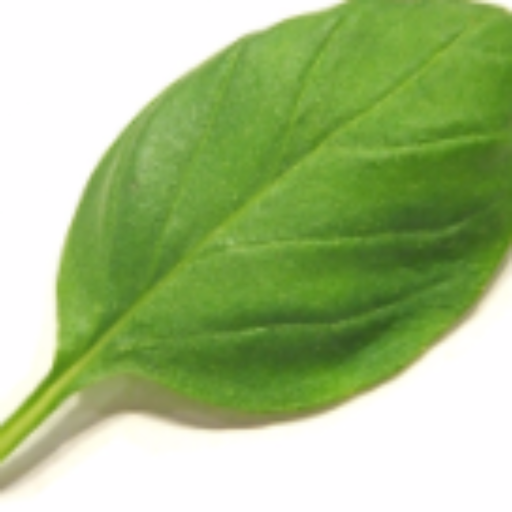
#> input picture androidApp/src/main/1024.png, 1024 x 1024 px (shown at 1/2 size)
$ python extract_colors.py --drawable-dir ../androidApp/src/main --output out.png
#> lines starting #> are read from the running program, lines starting #| are printed output that depends on the picture
#!/usr/bin/env python3
"""
extract_colors.py — Pre-compute Palette-like colors for all plant drawables.

Processes base images (no _N suffix) from drawable-nodpi and writes
extracted_colors.json to the assets directory. The app loads this file
at startup so no Palette extraction is needed at runtime for known plants.

Usage:
    python scripts/extract_colors.py \
        --drawable-dir androidApp/src/main/res/drawable-nodpi \
        --output androidApp/src/main/assets/extracted_colors.json

Requirements:
    pip install Pillow
"""

import argparse
import colorsys
import json
import re
import sys
from pathlib import Path

# ---------------------------------------------------------------------------
# Image extensions we handle
# ---------------------------------------------------------------------------
IMAGE_EXTS = {".webp", ".jpg", ".jpeg", ".png"}

# Base-image pattern: filename that does NOT end with _<digits> before extension
# e.g.  acaipalm.webp   → base image  ✓
#       acaipalm_2.webp → gallery     ✗
_NUMBERED_RE = re.compile(r"_\d+$")


def is_base_image(stem: str) -> bool:
    return not _NUMBERED_RE.search(stem)


# ---------------------------------------------------------------------------
# Color math
# ---------------------------------------------------------------------------

def rgb_to_hsl(r: int, g: int, b: int) -> tuple[float, float, float]:
    """Return (H 0-1, S 0-1, L 0-1)."""
    h, l, s = colorsys.rgb_to_hls(r / 255.0, g / 255.0, b / 255.0)
    return h, s, l


def to_argb_int(r: int, g: int, b: int, a: int = 255) -> int:
    """Signed 32-bit ARGB integer matching Java's Color.argb()."""
    unsigned = (a << 24) | (r << 16) | (g << 8) | b
    if unsigned >= (1 << 31):
        unsigned -= (1 << 32)
    return unsigned


# ---------------------------------------------------------------------------
# Palette-like swatch extraction
#
# Android Palette (androidx.palette) does:
#   1. Median-cut quantization to ~16 representative colors
#   2. Score each color for 6 named targets using HSL thresholds + population
#   3. Best-scoring color per target wins
#
# We replicate the same target definitions and scoring weights here.
# ---------------------------------------------------------------------------

TARGETS = {
    # name          min_s  max_s  tgt_s  min_l  max_l  tgt_l
    "vibrant":      (0.35, 1.00,  1.0,   0.30,  0.70,  0.50),
    "vibrantDark":  (0.35, 1.00,  1.0,   0.00,  0.45,  0.26),
    "vibrantLight": (0.35, 1.00,  1.0,   0.55,  1.00,  0.74),
    "muted":        (0.00, 0.40,  0.3,   0.30,  0.70,  0.50),
    "mutedDark":    (0.00, 0.40,  0.3,   0.00,  0.45,  0.26),
    "mutedLight":   (0.00, 0.40,  0.3,   0.55,  1.00,  0.74),
}

# Scoring weights from Android Palette source
_W_SAT  = 3.0
_W_LUM  = 6.5
_W_POP  = 0.5


def _score(s: float, l: float, pop: float,
           min_s, max_s, tgt_s, min_l, max_l, tgt_l) -> float:
    if not (min_s <= s <= max_s and min_l <= l <= max_l):
        return 0.0
    sat_score = 1.0 - abs(s - tgt_s)
    lum_score = 1.0 - abs(l - tgt_l)
    return (_W_SAT * sat_score + _W_LUM * lum_score + _W_POP * pop) / (
        _W_SAT + _W_LUM + _W_POP
    )


def extract_colors(image_path: Path) -> dict:
    """
    Return a dict with keys: vibrant, vibrantDark, vibrantLight,
    muted, mutedDark, mutedLight, dominant.
    Values are signed 32-bit ARGB ints, or None when no qualifying swatch found.
    """
    from PIL import Image  # imported here so the error is clear if Pillow missing

    img = Image.open(image_path).convert("RGB")
    img.thumbnail((100, 100), Image.Resampling.LANCZOS)
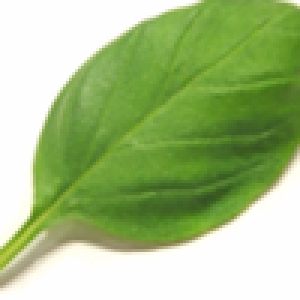
#> img: PIL image 100x100 RGB (shown 3 times larger); mean R, G, B 164.7, 189.9, 132.4

    # Median-cut quantization — same algorithm as Android Palette
    quantized = img.quantize(colors=16, method=Image.Quantize.MEDIANCUT, dither=0)
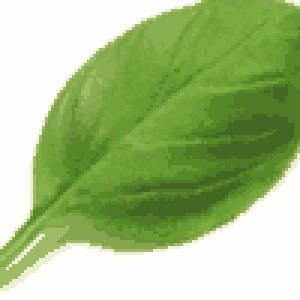
#> quantized: PIL image 100x100 P (shown 3 times larger); mean R, G, B 164.5, 190.7, 132.3
    palette_flat = quantized.getpalette()   # [R, G, B, R, G, B, ...]
#> palette_flat = 48 values, max 255 at index 0, min 36 at index 47, mean 152.1

    # Count pixels per palette entry
    get_pixels = getattr(quantized, "get_flattened_data", quantized.getdata)
    counts: dict[int, int] = {}
    for idx in get_pixels():
        counts[idx] = counts.get(idx, 0) + 1
#> this loop made 10000 passes
#> idx on passes 3 to 5: 1, 1, 1
#> after the loop, counts = 16 items

    total = sum(counts.values())
#> total = 10000

    # Build list of (r, g, b, population_fraction)
    swatches: list[tuple[int, int, int, float]] = []
    for idx, cnt in counts.items():
        base = idx * 3
        swatches.append((palette_flat[base], palette_flat[base + 1],
                         palette_flat[base + 2], cnt / total))
#> this loop made 16 passes
#> (idx, cnt, base) on passes 1, 2, 3, 9, 10, 13, 14, 15: (1, 3166, 3), (2, 30, 6), (0, 33, 0), (9, 784, 27), (8, 356, 24), (13, 792, 39), (14, 668, 42), (12, 169, 36)
#> (cnt, base) on passes 4, 5, 6, 7, 8, 11: (418, 9), (248, 12), (355, 15), (381, 18), (679, 21), (629, 30)
#> after the loop, swatches = 16 items, first 6: (255, 254, 255, 0.317), (254, 254, 255, 0.003), (255, 255, 255, 0.0033), (255, 254, 248, 0.0418), (237, 237, 212, 0.0248), (158, 186, 100, 0.0355)

    result: dict[str, int | None] = {}

    for name, params in TARGETS.items():
        best_score = 0.0
        best_rgb: tuple[int, int, int] | None = None
        for r, g, b, pop in swatches:
            h, s, l = rgb_to_hsl(r, g, b)
            sc = _score(s, l, pop, *params)
            if sc > best_score:
                best_score = sc
                best_rgb = (r, g, b)
        result[name] = to_argb_int(*best_rgb) if best_rgb else None

    # Dominant = highest pixel count
    if swatches:
        dom = max(swatches, key=lambda x: x[3])
#> dom = (255, 254, 255, 0.317)
        result["dominant"] = to_argb_int(dom[0], dom[1], dom[2])
    else:
        result["dominant"] = None

    return result


# ---------------------------------------------------------------------------
# Main
# ---------------------------------------------------------------------------

def main() -> int:
    parser = argparse.ArgumentParser(description=__doc__,
                                     formatter_class=argparse.RawDescriptionHelpFormatter)
    parser.add_argument("--drawable-dir", required=True,
                        help="Path to drawable-nodpi directory")
    parser.add_argument("--output", required=True,
                        help="Output JSON file path")
    parser.add_argument("--verbose", "-v", action="store_true")
    args = parser.parse_args()

    try:
        from PIL import Image  # noqa: F401
    except ImportError:
        print("ERROR: Pillow is not installed. Run: pip install Pillow", file=sys.stderr)
        return 1

    drawable_dir = Path(args.drawable_dir)
    if not drawable_dir.is_dir():
        print(f"ERROR: drawable dir not found: {drawable_dir}", file=sys.stderr)
        return 1

    output_path = Path(args.output)
    output_path.parent.mkdir(parents=True, exist_ok=True)

    # Collect base images
    candidates = [
        p for p in sorted(drawable_dir.iterdir())
        if p.suffix.lower() in IMAGE_EXTS and is_base_image(p.stem)
    ]

    print(f"Found {len(candidates)} base images in {drawable_dir}")

    colors_map: dict[str, dict] = {}
    errors = 0

    for i, img_path in enumerate(candidates, 1):
        key = img_path.stem  # resource entry name, e.g. "acaipalm"
        try:
            colors_map[key] = extract_colors(img_path)
            if args.verbose:
                print(f"  [{i}/{len(candidates)}] {key}")
        except Exception as exc:
            print(f"  WARN: skipping {img_path.name}: {exc}", file=sys.stderr)
            errors += 1

    output_path.write_text(json.dumps(colors_map, separators=(",", ":")), encoding="utf-8")

    print(f"Wrote {len(colors_map)} entries -> {output_path}")
#| Wrote 1 entries -> out.png
    if errors:
        print(f"WARNING: {errors} images failed (see above)", file=sys.stderr)

    return 0


if __name__ == "__main__":
    sys.exit(main())
#> (the program exits here)
